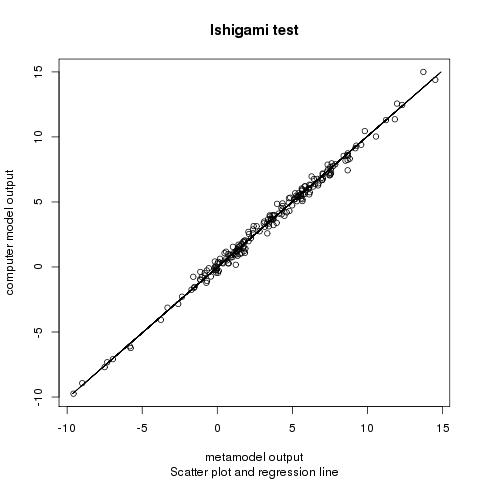

Source code (R):
###########################################################
# Computation of Sensitivity Indexes (SI)
# for the so-called Ishigami function
# via Polynomial Chaos Expansion (PCE)
###########################################################


# Load of necessary functions
library("polychaosbasics")

nlhs<-200 # the number of rows of the complete dataset is 20000
degree<-6
#############################################
# Build Legendre polynomial
#############################################
set.seed(42)
pce <- analyticsPolyLeg(nlhs, degree, 'ishigami')
# -----------------------------------------
# Default display
# -----------------------------------------
print(pce)

# -----------------------------------------
# More display
# -----------------------------------------
print(pce, all=TRUE)

# -----------------------------------------
# All the components in the returned object
# -----------------------------------------
getNames(pce)

#############################################
# PCESI calculation
#############################################
retour<- PCESI(pce)
# -----------------------------------------
# Default display
# -----------------------------------------
print(retour)

# -----------------------------------------
# More display
# -----------------------------------------
print(retour, all=TRUE)

# -----------------------------------------
# All the components in the returned object
# -----------------------------------------
getNames(retour)

# -----------------------------------------
# Individual Monomial SI
# -----------------------------------------
print(retour@IMSI)

# -----------------------------------------
# Regression coefficients
# -----------------------------------------
print(retour@coef)


#############################################
# Plot  Y.hat (x-axis) against Y (y-axis)
# and regression line
#############################################
y.hat <-retour@y.hat
y.obs <- pce[, "Y"]
reg <- lm(y.hat ~ y.obs)
jpeg(file="Ishigami.jpg")
 plot(y.hat, y.obs,
      xlab="metamodel output", ylab="computer model output",
      main="Ishigami test", sub="Scatter plot and regression line")
lines(reg$fitted.values, y.obs)
 dev.off()
